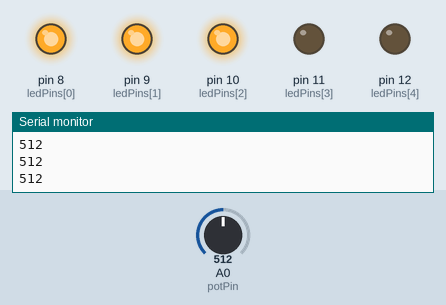
The sketch below on a simulated Arduino Uno, built with avr-gcc and run on an emulated ATmega328P. Shown: output pins drawn as LEDs (lit = HIGH), the last lines printed to the serial monitor. The inputs (shaded band) are chosen by the test bench; at power-on: A0 (potPin) = 512.

Above: at 1.2 s.
1.3 s: A0 (potPin) set to 669
2.8 s: A0 (potPin) set to 690
At 3.2 s:
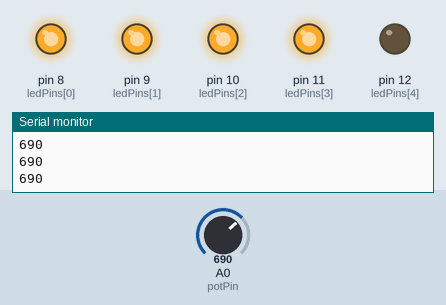
4.3 s: A0 (potPin) set to 511
At 4.6 s:
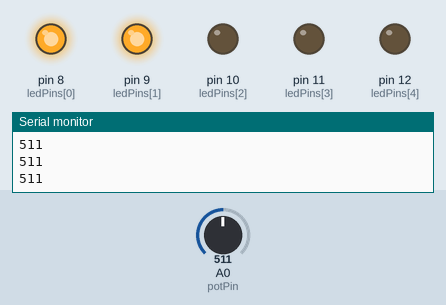
5.8 s: A0 (potPin) set to 353
7.3 s: A0 (potPin) set to 332
At 8.5 s:
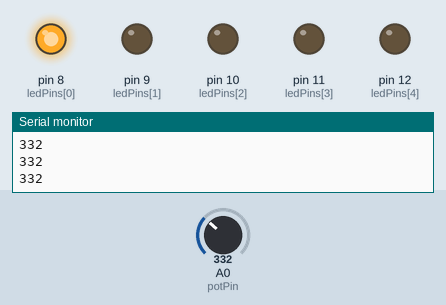
8.8 s: A0 (potPin) set to 716
At 9.8 s:
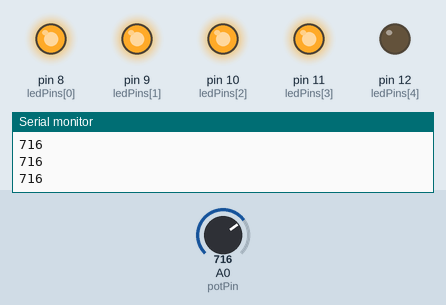
Timing chart, 0 to 11.3 s (numbered marks = the images above; inputs shaded):
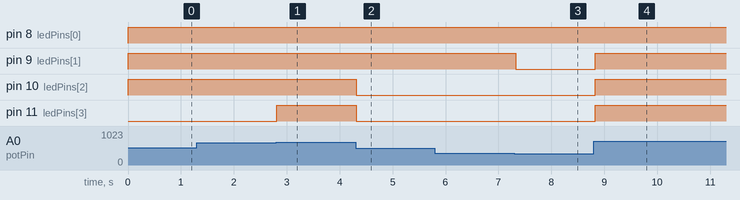

Measured:
- the behaviour switches between 681 and 682 on A0 (potPin) (found by bisection; images 0 and 1)
- the behaviour switches between 341 and 340 on A0 (potPin) (found by bisection; images 2 and 3)
- after the input at 2.8 s, pin 11 (ledPins[3]): LOW → HIGH at once
- after the input at 4.3 s, pin 10 (ledPins[2]), pin 11 (ledPins[3]): HIGH → LOW at once
- after the input at 7.3 s, pin 9 (ledPins[1]): HIGH → LOW at once
- after the input at 8.8 s, pin 9 (ledPins[1]), pin 10 (ledPins[2]), pin 11 (ledPins[3]): LOW → HIGH at once

The sketch:

Pottentiometer_controlled_LEDBAR_Graph.ino
```cpp
int ledPins[] = {8, 9, 10, 11, 12};
int numLeds = 5;
int potPin = A0;

void setup() {
  for (int i = 0; i < numLeds; i++) {
    pinMode(ledPins[i], OUTPUT);
  }
  Serial.begin(9600);
}

void loop() {
  int potValue = analogRead(potPin);
  Serial.println(potValue);

  int ledsToLight = map(potValue, 0, 1023, 0, numLeds + 1);

  for (int i = 0; i < numLeds; i++) {
    if (i < ledsToLight) {
      digitalWrite(ledPins[i], HIGH);
    }
    else {
      digitalWrite(ledPins[i], LOW);
    }
  }

  delay(100);
}
```
